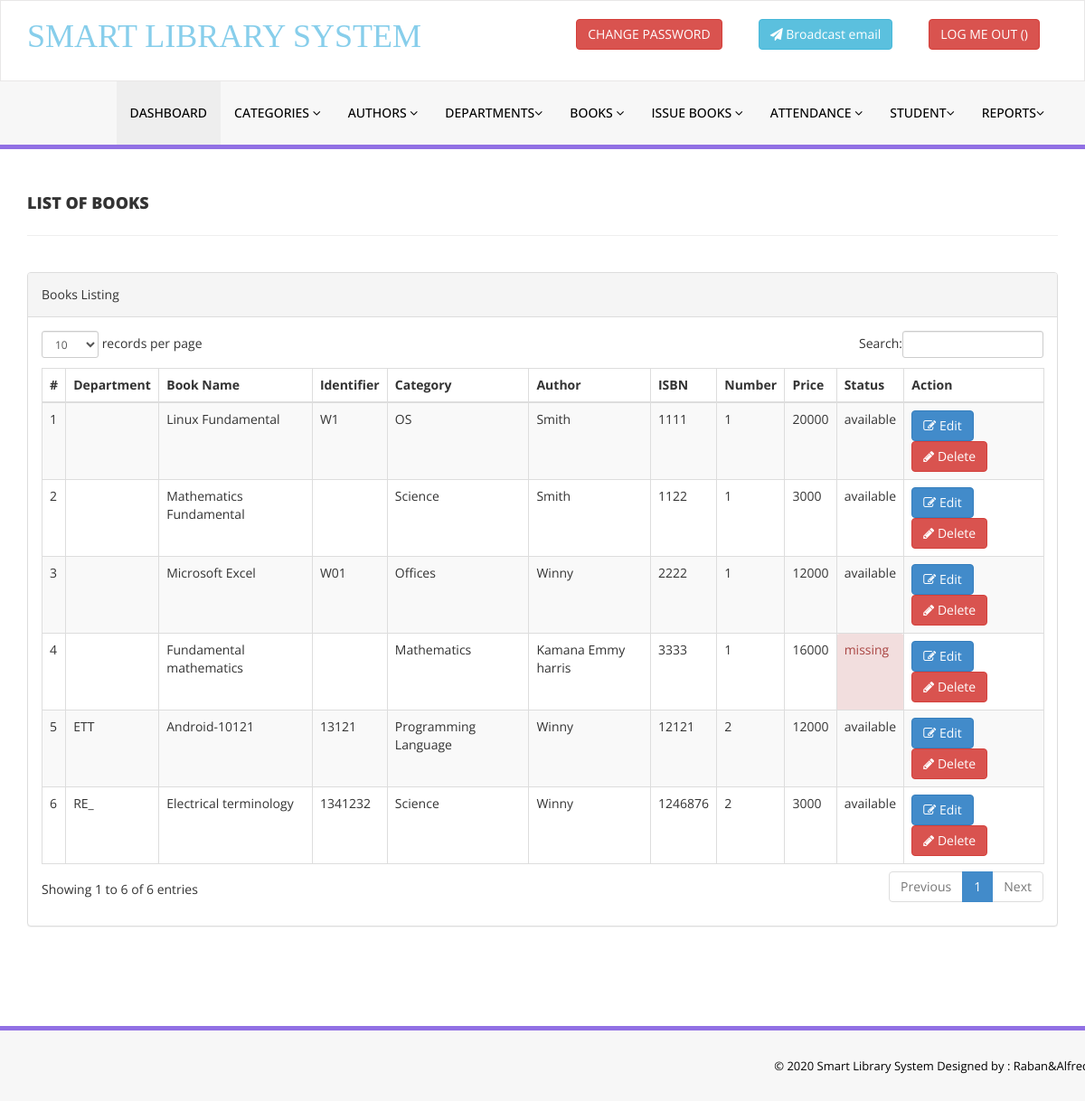
The app's page /admin/manage-books.php (signed in) with its own data.
### tables this page shows
CREATE TABLE `tblbooks` (
  `id` int(11) NOT NULL AUTO_INCREMENT,
  `BookName` varchar(255) DEFAULT NULL,
  `department` int(11) DEFAULT '0',
  `CatId` int(11) DEFAULT NULL,
  `AuthorId` int(11) DEFAULT NULL,
  `ISBNNumber` int(11) DEFAULT NULL,
  `BookPrice` int(11) DEFAULT NULL,
  `identifier` varchar(255) DEFAULT '',
  `status` varchar(50) NOT NULL DEFAULT 'available',
  `RegDate` timestamp NULL DEFAULT CURRENT_TIMESTAMP,
  `UpdationDate` timestamp NULL DEFAULT NULL ON UPDATE CURRENT_TIMESTAMP,
  PRIMARY KEY (`id`)
);

CREATE TABLE `tblcategory` (
  `id` int(11) NOT NULL AUTO_INCREMENT,
  `CategoryName` varchar(150) DEFAULT NULL,
  `Status` int(11) DEFAULT NULL,
  `CreationDate` timestamp NULL DEFAULT CURRENT_TIMESTAMP,
  `UpdationDate` timestamp NULL DEFAULT CURRENT_TIMESTAMP ON UPDATE CURRENT_TIMESTAMP,
  PRIMARY KEY (`id`)
);

CREATE TABLE `tblauthors` (
  `id` int(11) NOT NULL AUTO_INCREMENT,
  `AuthorName` varchar(159) DEFAULT NULL,
  `creationDate` timestamp NULL DEFAULT CURRENT_TIMESTAMP,
  `UpdationDate` timestamp NULL DEFAULT NULL ON UPDATE CURRENT_TIMESTAMP,
  PRIMARY KEY (`id`)
);

CREATE TABLE `department` (
  `id` int(11) NOT NULL AUTO_INCREMENT,
  `Dep_Name` varchar(20) NOT NULL,
  PRIMARY KEY (`id`)
);

### admin/manage-books.php (the view, shortened to what this page needs)
<?php
include('includes/config.php');
if(strlen($_SESSION['alogin'])==0)
    {
header('location:index.php');
}
else{
    ?>
<!DOCTYPE html>
<html xmlns="http://www.w3.org/1999/xhtml">
<head>
    <link href="assets/css/bootstrap.css" rel="stylesheet" />
    <link href="assets/css/font-awesome.css" rel="stylesheet" />
    <link href="assets/js/dataTables/dataTables.bootstrap.css" rel="stylesheet" />
    <link href="assets/css/style.css" rel="stylesheet" />
</head>
<body>
<?php include('includes/header.php');?>
    <div class="content-wrapper">
         <div class="container">
        <div class="row pad-botm">
            <div class="col-md-12">
                <h4 class="header-line">List of Books</h4>
    </div>
     <div class="row">
</div>
        </div>
            <div class="row">
                <div class="col-md-12">
                    <div class="panel panel-default">
                        <div class="panel-heading">
                           Books Listing
                        </div>
                        <div class="panel-body">
                            <div class="table-responsive">
                                <table class="table table-striped table-bordered table-hover" id="dataTables-example">
                                    <thead>
                                        <tr>
                                            <th>#</th>
                                            <th>Department</th>
                                            <th>Book Name</th>
                                            <th>Identifier</th>
                                            <th>Category</th>
                                            <th>Author</th>
                                            <th>ISBN</th>
                                            <th>Number</th>
                                            <th>Price</th>
                                            <th>Status</th>
                                            <th>Action</th>
                                        </tr>
                                    </thead>
                                    <tbody>
<?php
$dbh->query("SET SESSION sql_mode = 'TRADITIONAL'");
$sql = "SELECT tblbooks.BookName,department.Dep_Name as DepartmentName,tblbooks.identifier,tblcategory.CategoryName,tblauthors.AuthorName,tblbooks.ISBNNumber,tblbooks.BookPrice,tblbooks.status as BookStatus,tblbooks.id as bookid,count(tblbooks.ISBNNumber) as number_of_books from  tblbooks left join department on department.id=tblbooks.department join tblcategory on tblcategory.id=tblbooks.CatId join tblauthors on tblauthors.id=tblbooks.AuthorId GROUP BY tblbooks.ISBNNumber";
$query = $dbh -> prepare($sql);
$query->execute();
$results=$query->fetchAll(PDO::FETCH_OBJ);
$cnt=1;
if($query->rowCount() > 0)
{
foreach($results as $result)
{               ?>
                                        <tr class="odd gradeX">
                                            <td class="center"><?php echo htmlentities($cnt);?></td>
                                            <td class="center"><?php echo htmlentities($result->DepartmentName);?></td>
                                            <td class="center"><?php echo htmlentities($result->BookName);?></td>
                                            <td class="center"><?php echo htmlentities($result->identifier);?></td>
                                            <td class="center"><?php echo htmlentities($result->CategoryName);?></td>
                                            <td class="center"><?php echo htmlentities($result->AuthorName);?></td>
                                            <td class="center"><?php echo htmlentities($result->ISBNNumber);?></td>
                                            <td class="center"><?php echo htmlentities($result->number_of_books);?></td>
                                            <td class="center"><?php echo htmlentities($result->BookPrice);?></td>
                                            <td class="center <?= $result->BookStatus=='missing'?'alert alert-danger':''; ?>"><?php echo htmlentities($result->BookStatus);?></td>
                                            <td class="center">
                                            <a href="edit-book.php?bookid=<?php echo htmlentities($result->bookid);?>"><button class="btn btn-primary"><i class="fa fa-edit "></i> Edit</button>
                                          <a href="manage-books.php?del=<?php echo htmlentities($result->bookid);?>" onclick="return confirm('Are you sure you want to delete?');"" >  <button class="btn btn-danger"><i class="fa fa-pencil"></i> Delete</button>
                                            </td>
                                        </tr>
 <?php $cnt=$cnt+1;}} ?>
                                    </tbody>
                                </table>
                            </div>
                        </div>
                    </div>
                </div>
            </div>
    </div>
    </div>
  <?php include('includes/footer.php');?>
</body>
</html>
<?php } ?>

### admin/assets/css/style.css (style rules this page uses)
.content-wrapper { margin-top: 40px; min-height:800px; padding-bottom:90px; }
.header-line { font-weight:900; padding-bottom:25px; border-bottom:1px solid #eeeeee; text-transform:uppercase; }
.pad-botm { padding-bottom:30px; }

### records on screen
tblbooks: BookName "Linux Fundamental", identifier "W1", tblcategory.CategoryName "OS", AuthorId.AuthorName "Smith", ISBNNumber "1111", number_of_books "1", BookPrice "20000", status "available"
tblbooks: BookName "Mathematics Fundamental", tblcategory.CategoryName "Science", AuthorId.AuthorName "Smith", ISBNNumber "1122", number_of_books "1", BookPrice "3000", status "available"
tblbooks: BookName "Microsoft Excel", identifier "W01", tblcategory.CategoryName "Offices", AuthorId.AuthorName "Winny", ISBNNumber "2222", number_of_books "1", BookPrice "12000", status "available"
tblbooks: BookName "Fundamental mathematics", tblcategory.CategoryName "Mathematics", AuthorId.AuthorName "Kamana Emmy harris", ISBNNumber "3333", number_of_books "1", BookPrice "16000", status "missing"
tblbooks: department.Dep_Name "ETT", BookName "Android-10121", identifier "13121", tblcategory.CategoryName "Programming Language", AuthorId.AuthorName "Winny", ISBNNumber "12121", number_of_books "2", BookPrice "12000", status "available"
tblbooks: department.Dep_Name "RE_", BookName "Electrical terminology", identifier "1341232", tblcategory.CategoryName "Science", AuthorId.AuthorName "Winny", ISBNNumber "1246876", number_of_books "2", BookPrice "3000", status "available"
